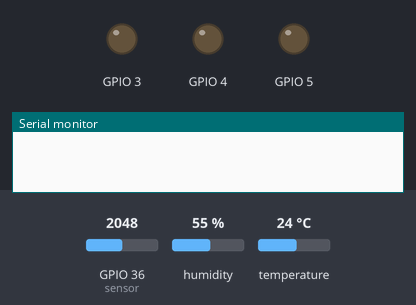
The sketch below on a simulated ESP32. Shown: output pins drawn as LEDs (lit = HIGH), the last lines printed to the serial monitor. Inputs (shaded band) come from the test bench; at power-on: GPIO 36 (sensor) = 2048, humidity 55 %, temperature 24 °C. WiFi joins after 1.5 s; servers stay silent unless stated; the local clock reads 2024-03-15 10:24:30 at power-on unless the sketch sets it; no MQTT or app messages arrive unless stated; not simulated (calls return 0 or success): Secrets.h.

Above: at 0.1 s.
At 1.8 s:
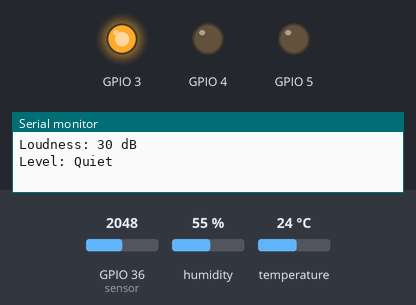
Timing chart, 0 to 3.3 s (numbered marks = the images above):
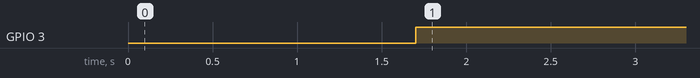

The sketch:

BabyMonitor.ino
```cpp
#include <Wire.h>
#include <Adafruit_Sensor.h>
#include <Adafruit_BME280.h>
#include <WiFi.h>
#include <PubSubClient.h>
#include "Secrets.h"

const char* ssid = SSID;
const char* password = PASSWORD;
const char* mqttServer = "mqtt.flespi.io";
const int mqttPort = 1883;
const char* mqttUser = MQTT_USER;
const char* mqttPassword = "*";
String deviceIdString = String(testDeviceId);

WiFiClient espClient;
PubSubClient client(espClient);

// Setup sound sensor
const int sensorMinValue = 0;
const int sensorMaxValue = 1680;
const int dbMinValue = 30;
const int dbMaxValue = 130;

float temperature;
float humidity;
int db;

Adafruit_BME280 bme;

unsigned long delayTime;

void setup() {
  Serial.begin(9600);

  setupWiFiConnection();
  setupSoundSensor();

  Serial.println(F("BME280 test"));
  bool status;

  // Default settings
  status = bme.begin(0x76);
  if (!status) {
    Serial.println("Could not find a valid BME280 sensor, check wiring!");
    while (1);
  }

  Serial.println("-- Default Test --");
  delayTime = 5000;

  configTime(0, 0, "pool.ntp.org");

  Serial.println();
}

void loop() {
  client.loop();
  printValues();
  measureSound();
  delay(delayTime);
}

void setupWiFiConnection() {
  WiFi.begin(ssid, password);

  while (WiFi.status() != WL_CONNECTED) {
    delay(500);
    Serial.println("Connecting to the WiFi network");
  }

  Serial.println("Connected to the WiFi network");

  client.setServer(mqttServer, mqttPort);

  while (!client.connected()) {
    Serial.println("Connecting to MQTT...");

    if (client.connect("ESP32Client", mqttUser, mqttPassword)) {
      Serial.println("connected");
    } else {
      Serial.print("failed with state ");
      Serial.print(client.state());
      delay(2000);
    }
  }

  client.publish("getTemperatureAndHumidity/", "Hello World!");
}

void setupSoundSensor() {
  pinMode(A0, INPUT);
  pinMode(3, OUTPUT);
  pinMode(4, OUTPUT);
  pinMode(5, OUTPUT);
  digitalWrite(3, LOW);
  digitalWrite(4, LOW);
  digitalWrite(5, LOW);
}

void measureSound() {
  unsigned int sample;
  unsigned long startMillis = millis();
  unsigned int signalMax = 0;
  unsigned int signalMin = 1024;

  // Collect data for 50 mS
  while (millis() - startMillis < 50) {
    sample = analogRead(A0); // Get reading from sound sensor
    if (sample < 1024) { // Discard spurious readings
      if (sample > signalMax) {
        signalMax = sample; // Save max level
      } else if (sample < signalMin) {
        signalMin = sample; // Save min level
      }
    }
  }

  // Calculate peak-to-peak amplitude
  float peakToPeak = signalMax - signalMin;

  // Map peak-to-peak amplitude to dB using calibration data
  db = map(peakToPeak, sensorMinValue, sensorMaxValue, dbMinValue, dbMaxValue);

  Serial.print("Loudness: ");
  Serial.print(db);
  Serial.println(" dB");

  // Output level indication based on sound level
  if (db <= 60) {
    Serial.println("Level: Quiet");
    digitalWrite(3, HIGH);
    digitalWrite(4, LOW);
    digitalWrite(5, LOW);
  } else if (db > 60 && db < 85) {
    Serial.println("Level: Moderate");
    digitalWrite(3, LOW);
    digitalWrite(4, HIGH);
    digitalWrite(5, LOW);
  } else if (db >= 85) {
    Serial.println("Level: High");
    digitalWrite(3, LOW);
    digitalWrite(4, LOW);
    digitalWrite(5, HIGH);
  }

  delay(200);
}

void printValues() {
  temperature = bme.readTemperature();
  humidity = bme.readHumidity();
  String message = "{\"device_id\": "+ deviceIdString +", \"sound_level\": " + String(db) + ", \"temperature\": " + String(temperature) + ", \"humidity\": " + String(humidity) + "}";
  client.publish("getTemperatureAndHumidity/", message.c_str());
  Serial.print(message);
  Serial.println();
}
```

Measured:
- by itself, GPIO 3: LOW → HIGH at 1.7 s
